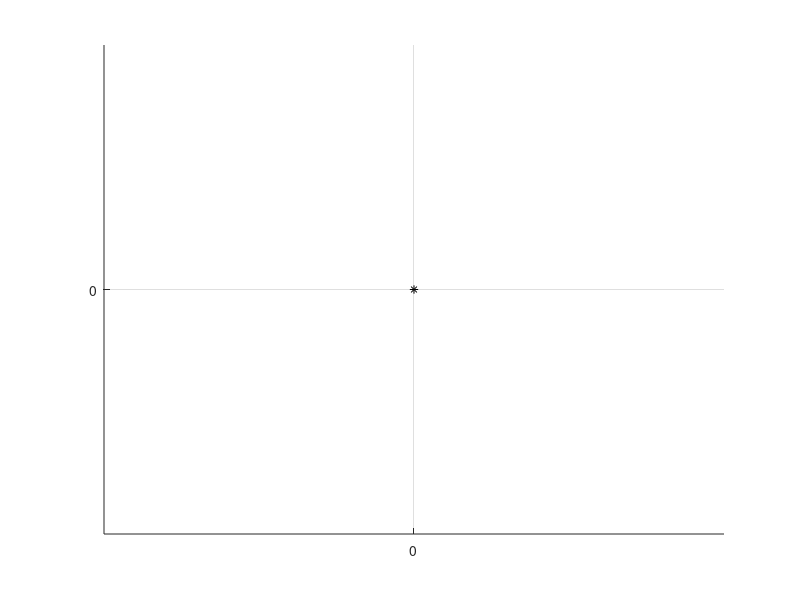

Recreate this plot in MATLAB. (Note: this script raises an error after producing the figure.)
% Script to generate vehicle path and collision data using a constant
% radius circular model of the vehicle behavior. Currently assumes the
% vehicle CG travels on the circle and that there is zero sideslip angle.
% Could be extended to include vehicle sideslip, though the approach
% would have to use either max sideslip angle or change the bounds of the
% vehicle as it goes around.

% Notation: px denotes points. For example, p0 is initial point, pc is the
% center point, etc.

getNewData = 1;
if 1 == getNewData
    clearvars
    getNewData = 1;
end

% Vehicle trajectory information
vx = 20;        % longitudinal speed (m/s)
R = inf;         % path radius (m) with sign (+ left, - right)
p0 = [0,0];     % initial position of vehicle (m,m)
h0 = -pi/2;      % initial heading of vehicle (rad)
tf = 2.36;         % time horizon to check (s)
% Create a vector of the trajectory information
x0 = [p0'; h0; vx; R];
% Vehicle dimensional information
vehicle.a = 1.8;       % CG-front axle distance (m)
vehicle.b = 2.2;        % CG-rear axle distance (m)
vehicle.d = 2.0;        % vehicle width (m)

% Plot the points
figure(1)
clf
hold on
grid on
axis equal
plot(p0(1),p0(2),'k*')

% Calculate center point of vehicle trajectory circle
pc(1) = p0(1) + R*cos(h0+pi/2);
pc(2) = p0(2) + R*sin(h0+pi/2);

% Generate a trajectory for the given time horizon
del_t = 0.01;
t = (0:del_t:tf)';
theta = vx*t/R;
N = length(t);
pv = zeros(N,2);
pv(:,1) = R*cos(theta+h0-pi/2) + pc(1);
pv(:,2) = R*sin(theta+h0-pi/2) + pc(2);
% And plot the trajectory
plot(pv(:,1),pv(:,2),'k-.')

% Determine the bounding radii for all portions of the vehicle
Rmin = R - vehicle.d/2*sign(R);
Rinner = sign(R)*sqrt((R-vehicle.d/2*sign(R))^2 + vehicle.a^2);
Router = sign(R)*sqrt((R+vehicle.d/2*sign(R))^2 + vehicle.a^2);
Rmax = sign(R)*sqrt((R+vehicle.d/2*sign(R))^2 + max(vehicle.a,vehicle.b)^2);
travel_offset = h0 - pi/2;
theta_max_offset = sign(R)*atan2(-vehicle.b,sign(R)*R+vehicle.d/2);
plot(Rinner*cos(theta+travel_offset) + pc(1),Rinner*sin(theta+travel_offset) + pc(2),'-','color',[0.7 0.7 0.7]);
plot(Rmin*cos(theta+travel_offset) + pc(1),Rmin*sin(theta+travel_offset) + pc(2),'r-');
plot(Rmax*cos(theta+travel_offset+theta_max_offset) + pc(1),Rmax*sin(theta+travel_offset+theta_max_offset) + pc(2),'b-');
plot(Router*cos(theta+travel_offset) + pc(1),Router*sin(theta+travel_offset) + pc(2),'-','color',[0.7 0.7 0.7]);
% plot(Rmax*cos(theta+travel_offset) + pc(1),Rmax*sin(theta+travel_offset) + pc(2),'b-');

% Now determine where the front corners of the vehicle are at each moment
plf = zeros(N,2);
prf = zeros(N,2);
plr = zeros(N,2);
prr = zeros(N,2);
plf(:,1) = pv(:,1) + vehicle.a*cos(theta+h0) + vehicle.d/2*cos(theta+h0+pi/2);
plf(:,2) = pv(:,2) + vehicle.a*sin(theta+h0) + vehicle.d/2*sin(theta+h0+pi/2);
prf(:,1) = pv(:,1) + vehicle.a*cos(theta+h0) + vehicle.d/2*cos(theta+h0-pi/2);
prf(:,2) = pv(:,2) + vehicle.a*sin(theta+h0) + vehicle.d/2*sin(theta+h0-pi/2);
plr(:,1) = pv(:,1) - vehicle.b*cos(theta+h0) + vehicle.d/2*cos(theta+h0+pi/2);
plr(:,2) = pv(:,2) - vehicle.b*sin(theta+h0) + vehicle.d/2*sin(theta+h0+pi/2);
prr(:,1) = pv(:,1) - vehicle.b*cos(theta+h0) + vehicle.d/2*cos(theta+h0-pi/2);
prr(:,2) = pv(:,2) - vehicle.b*sin(theta+h0) + vehicle.d/2*sin(theta+h0-pi/2);
% And plot the front corners continuously
% plot(plf(:,1),plf(:,2),'r-')
% plot(prf(:,1),prf(:,2),'b-')
% plot(plr(:,1),plr(:,2),'r-.')
% plot(prr(:,1),prr(:,2),'b-.')
% Plot a few of the rear corners
inds = 1;%;[1; floor(N/4); floor(N/2); floor(3*N/4)];%
for i = 1:length(inds)
    plot(pv(inds(i),1),pv(inds(i),2),'ko')
    plot([plf(inds(i),1) prf(inds(i),1) prr(inds(i),1) plr(inds(i),1) plf(inds(i),1)],...
        [plf(inds(i),2) prf(inds(i),2) prr(inds(i),2) plr(inds(i),2) plf(inds(i),2)],'k');
end

if 1 == getNewData
    pause();
    Nobstacles = 1;
    % Add an obstacle by clicking to generate the points and then turning the
    % points into a patch object
    obstacles = struct('id',{},'color',{},'primitive',{},'primparams',{},'aabb',{},'pointsX',{},'pointsY',{});
    
    for obstacleInd = 1:Nobstacles
        [xobst,yobst] = ginput;
        obstacles(obstacleInd).pointsX = xobst;
        obstacles(obstacleInd).pointsY = yobst;
        obstacles(obstacleInd).color = [0.4 0.4 0.4];
    end
    % else
    %         xobst = [
    %             6.8899
    %             7.1416
    %             23.5009
    %             23.0695
    %             ];
    %         yobst = [
    %             0.9888
    %             -2.8943
    %             -3.8291
    %             8.9348
    %             ];
    
    %         xobst = [
    %             15.8899
    %             16.1416
    %             10000
    %             23.0695
    %             ];
    %         yobst = [
    %             0.9888
    %             -2.8943
    %             -3.8291
    %             8.9348
    %             ];
    %
    %         obstacles(1).pointsX = xobst;
    %         obstacles(1).pointsY = yobst;
    %         obstacles(1).color = [0.4 0.4 0.4];
end
% Plot the patch object over the trajectory lines using the patch plotting
% utility
[h,hpts] = fcn_Patch_plotPatch(obstacles,1);
axis auto

%% Check for a collision at the initial configuration
initial_collision_flag = 0;
carBoundBox = [plf(1,:); prf(1,:); prr(1,:); plr(1,:); plf(1,:)];

for obstacleInd = 1:Nobstacles
    [XI,YI] = polyxpoly(carBoundBox(:,1),carBoundBox(:,2),obstacles(obstacleInd).pointsX([1:end 1]),obstacles(obstacleInd).pointsY([1:end 1]));
    
    if ~isempty(XI)
        initial_collision_flag = 1;
        fprintf(1,'Vehicle initial position is in conflict with obstacle %d.\n',obstacleInd);
        collisionPoly = intersect(polyshape(carBoundBox(:,1),carBoundBox(:,2)),polyshape(obstacles(obstacleInd).pointsX([1:end 1]),obstacles(obstacleInd).pointsY([1:end 1])));
        plot(collisionPoly,'facecolor','red')
    end
end

%% Determine the nearest collision
if 0 == initial_collision_flag
    tic
    [collFlags,collTime,collAngle,collLoc,clearance,bodyCollLoc] = fcn_Patch_checkCollisions(x0,vehicle,obstacles);
    ET = toc;
    
    fprintf(1,'Determined collision geometry for %d objects in %0.3f seconds.\n',length(collFlags),ET);
    
    % Plot the car body
    Rabs = abs(R);
    forwardAngleOffset = sign(R)*pi/2;
    
    for collInd = 1:length(collFlags)
        bodyLoc(1,1) = Rabs*cos(collAngle(collInd)) + pc(1) + vehicle.a*cos(collAngle(collInd)+forwardAngleOffset) - vehicle.d/2*cos(collAngle(collInd));
        bodyLoc(1,2) = Rabs*sin(collAngle(collInd)) + pc(2) + vehicle.a*sin(collAngle(collInd)+forwardAngleOffset) - vehicle.d/2*sin(collAngle(collInd));
        bodyLoc(2,1) = Rabs*cos(collAngle(collInd)) + pc(1) + vehicle.a*cos(collAngle(collInd)+forwardAngleOffset) + vehicle.d/2*cos(collAngle(collInd));
        bodyLoc(2,2) = Rabs*sin(collAngle(collInd)) + pc(2) + vehicle.a*sin(collAngle(collInd)+forwardAngleOffset) + vehicle.d/2*sin(collAngle(collInd));
        bodyLoc(3,1) = Rabs*cos(collAngle(collInd)) + pc(1) - vehicle.b*cos(collAngle(collInd)+forwardAngleOffset) + vehicle.d/2*cos(collAngle(collInd));
        bodyLoc(3,2) = Rabs*sin(collAngle(collInd)) + pc(2) - vehicle.b*sin(collAngle(collInd)+forwardAngleOffset) + vehicle.d/2*sin(collAngle(collInd));
        bodyLoc(4,1) = Rabs*cos(collAngle(collInd)) + pc(1) - vehicle.b*cos(collAngle(collInd)+forwardAngleOffset) - vehicle.d/2*cos(collAngle(collInd));
        bodyLoc(4,2) = Rabs*sin(collAngle(collInd)) + pc(2) - vehicle.b*sin(collAngle(collInd)+forwardAngleOffset) - vehicle.d/2*sin(collAngle(collInd));
        plot(bodyLoc([1:end 1],1),bodyLoc([1:end 1],2),'b-','linewidth',1);
        
        % Plot the collision or closest clearance point
        plot(collLoc(collInd,1),collLoc(collInd,2),'r*')
        
        if 1 == collFlags(collInd)
            fprintf(1,'  For object %d, found a collision with TTC of %0.2f seconds at (%0.2f,%0.2f)\n',collInd,collTime(collInd),collLoc(collInd,1),collLoc(collInd,2));
        else
            fprintf(1,'  For object %d, no collision detected. Smallest clearance distance is %0.2f units at (%0.2f,%0.2f), occurring at %0.2f seconds.\n',collInd,clearance(collInd),collLoc(collInd,1),collLoc(collInd,2),collTime(collInd));
        end
    end
    
    [~,firstColl] = conditionalMin(collTime,collFlags,'== 1');
    
    % Create another copy of the figure
    figure(1)
    a1 = gca;
    f2 = figure(2);
    clf
    a2 = copyobj(a1,f2);
    figure(2)
    axis([collLoc(firstColl,1)-2 collLoc(firstColl,1)+2 collLoc(firstColl,2)-2 collLoc(firstColl,2) + 2]);
    % Create a legend
    %legend('Vehicle Start Point','Vehicle Trajectory','Inner Vehicle Bound','Outer Vehicle Bound','Vehicle CG','Vehicle Outline at Start','Obstacle','Obstacle Vertices','Vehicle Outline at Collision','Collision Point','location','best')
end